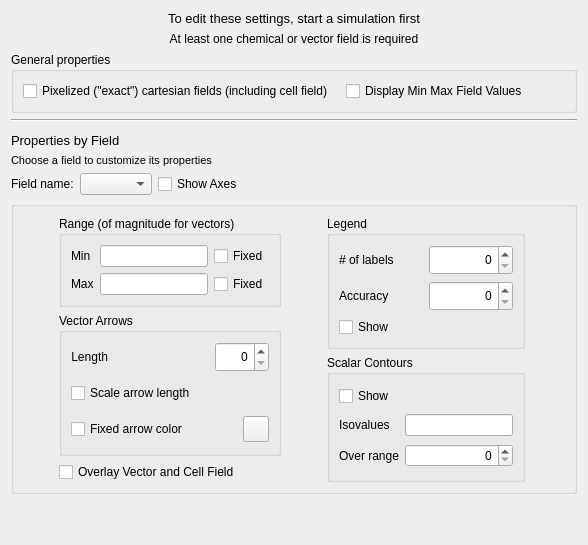
     <widget class="QWidget" name="tab_field">
      <attribute name="title">
       <string>Field</string>
      </attribute>
      <layout class="QVBoxLayout" name="verticalLayout_6">
       <item>
        <layout class="QVBoxLayout" name="verticalLayout_15">
         <item>
          <widget class="QLabel" name="label_34">
           <property name="font">
            <font>
             <pointsize>10</pointsize>
            </font>
           </property>
           <property name="toolTip">
            <string>&lt;html&gt;&lt;head/&gt;&lt;body&gt;&lt;p&gt;Field settings are simulation-specific&lt;/p&gt;&lt;/body&gt;&lt;/html&gt;</string>
           </property>
           <property name="text">
            <string>To edit these settings, start a simulation first</string>
           </property>
           <property name="alignment">
            <set>Qt::AlignCenter</set>
           </property>
          </widget>
         </item>
         <item>
          <widget class="QLabel" name="label_36">
           <property name="text">
            <string>At least one chemical or vector field is required</string>
           </property>
           <property name="alignment">
            <set>Qt::AlignCenter</set>
           </property>
          </widget>
         </item>
         <item>
          <widget class="QGroupBox" name="groupBox_6">
           <property name="title">
            <string>General properties</string>
           </property>
           <layout class="QVBoxLayout" name="verticalLayout_5">
            <item>
             <layout class="QHBoxLayout" name="horizontalLayout_28">
              <item>
               <widget class="QCheckBox" name="pixelizedScalarFieldCB">
                <property name="toolTip">
                 <string>&lt;html&gt;&lt;head/&gt;&lt;body&gt;&lt;p&gt;Checking this box will cause Cartesian concentration field in 2D be drawn using explicit pixels, providing an &quot;exact&quot; representation of the field. When unchecked, the field will be smoothed. &lt;/p&gt;&lt;/body&gt;&lt;/html&gt;</string>
                </property>
                <property name="text">
                 <string>Pixelized (&quot;exact&quot;) cartesian fields (including cell field)  </string>
                </property>
               </widget>
              </item>
              <item>
               <widget class="QCheckBox" name="min_max_display_CB">
                <property name="toolTip">
                 <string>&lt;html&gt;&lt;head/&gt;&lt;body&gt;&lt;p&gt;Enables display of min and max concentration directly in the chemical field window&lt;/p&gt;&lt;/body&gt;&lt;/html&gt;</string>
                </property>
                <property name="text">
                 <string>Display Min Max Field Values</string>
                </property>
                <property name="checked">
                 <bool>false</bool>
                </property>
               </widget>
              </item>
             </layout>
            </item>
           </layout>
          </widget>
         </item>
         <item>
          <widget class="Line" name="line_3">
           <property name="orientation">
            <enum>Qt::Horizontal</enum>
           </property>
          </widget>
         </item>
         <item>
          <spacer name="verticalSpacer_14">
           <property name="orientation">
            <enum>Qt::Vertical</enum>
           </property>
           <property name="sizeType">
            <enum>QSizePolicy::Fixed</enum>
           </property>
           <property name="sizeHint" stdset="0">
            <size>
             <width>20</width>
             <height>5</height>
            </size>
           </property>
          </spacer>
         </item>
         <item>
          <widget class="QLabel" name="label_32">
           <property name="font">
            <font>
             <pointsize>10</pointsize>
            </font>
           </property>
           <property name="text">
            <string>Properties by Field</string>
           </property>
          </widget>
         </item>
         <item>
          <widget class="QLabel" name="label_33">
           <property name="font">
            <font>
             <pointsize>8</pointsize>
            </font>
           </property>
           <property name="text">
            <string>Choose a field to customize its properties</string>
           </property>
          </widget>
         </item>
         <item>
          <layout class="QHBoxLayout" name="horizontalLayout_6">
           <item>
            <layout class="QHBoxLayout" name="horizontalLayout_5">
             <item>
              <widget class="QLabel" name="label_6">
               <property name="text">
                <string>Field name:</string>
               </property>
              </widget>
             </item>
             <item>
              <widget class="QComboBox" name="fieldComboBox"/>
             </item>
            </layout>
           </item>
           <item>
            <widget class="QCheckBox" name="showPlotAxesCB">
             <property name="toolTip">
              <string>&lt;html&gt;&lt;head/&gt;&lt;body&gt;&lt;p&gt;Enables display of axes in a give field&lt;/p&gt;&lt;/body&gt;&lt;/html&gt;</string>
             </property>
             <property name="text">
              <string>Show Axes</string>
             </property>
            </widget>
           </item>
           <item>
            <spacer name="horizontalSpacer_15">
             <property name="orientation">
              <enum>Qt::Horizontal</enum>
             </property>
             <property name="sizeHint" stdset="0">
              <size>
               <width>40</width>
               <height>20</height>
              </size>
             </property>
            </spacer>
           </item>
          </layout>
         </item>
         <item>
          <widget class="QGroupBox" name="groupBoxFieldProperties">
           <property name="title">
            <string/>
           </property>
           <layout class="QHBoxLayout" name="horizontalLayout">
            <item>
             <spacer name="horizontalSpacer_14">
              <property name="orientation">
               <enum>Qt::Horizontal</enum>
              </property>
              <property name="sizeHint" stdset="0">
               <size>
                <width>36</width>
                <height>20</height>
               </size>
              </property>
             </spacer>
            </item>
            <item>
             <layout class="QVBoxLayout" name="verticalLayout_2">
              <item>
               <widget class="QGroupBox" name="groupBox_8">
                <property name="toolTipDuration">
                 <number>-1</number>
                </property>
                <property name="title">
                 <string>Range (of magnitude for vectors)</string>
                </property>
                <layout class="QVBoxLayout" name="verticalLayout_8">
                 <item>
                  <layout class="QGridLayout" name="gridLayout_11">
                   <item row="0" column="0">
                    <widget class="QLabel" name="fieldMinLabel">
                     <property name="toolTip">
                      <string>&lt;html&gt;&lt;head/&gt;&lt;body&gt;&lt;p&gt;Min concentration (or vector length) threshold that will be used to determine heatmap colors for concentration or vector fields&lt;/p&gt;&lt;/body&gt;&lt;/html&gt;</string>
                     </property>
                     <property name="text">
                      <string>Min</string>
                     </property>
                    </widget>
                   </item>
                   <item row="0" column="1">
                    <widget class="QLineEdit" name="fieldMinRange">
                     <property name="toolTip">
                      <string>&lt;html&gt;&lt;head/&gt;&lt;body&gt;&lt;p&gt;Min concentration (or vector length) threshold that will be used to determine heatmap colors for concentration or vector fields&lt;/p&gt;&lt;/body&gt;&lt;/html&gt;</string>
                     </property>
                    </widget>
                   </item>
                   <item row="0" column="2">
                    <widget class="QCheckBox" name="fieldMinRangeFixedCheckBox">
                     <property name="toolTip">
                      <string>&lt;html&gt;&lt;head/&gt;&lt;body&gt;&lt;p&gt;Enables concentration (or vector length) threshold that will be used to determine heatmap colors for concentration or vector fields&lt;/p&gt;&lt;/body&gt;&lt;/html&gt;</string>
                     </property>
                     <property name="text">
                      <string>Fixed</string>
                     </property>
                    </widget>
                   </item>
                   <item row="1" column="0">
                    <widget class="QLabel" name="fieldMaxLabel">
                     <property name="toolTip">
                      <string>&lt;html&gt;&lt;head/&gt;&lt;body&gt;&lt;p&gt;Min concentration (or vector length) threshold that will be used to determine heatmap colors for concentration or vector fields&lt;/p&gt;&lt;/body&gt;&lt;/html&gt;</string>
                     </property>
                     <property name="text">
                      <string>Max</string>
                     </property>
                    </widget>
                   </item>
                   <item row="1" column="1">
                    <widget class="QLineEdit" name="fieldMaxRange">
                     <property name="toolTip">
                      <string>&lt;html&gt;&lt;head/&gt;&lt;body&gt;&lt;p&gt;Min concentration (or vector length) threshold that will be used to determine heatmap colors for concentration or vector fields&lt;/p&gt;&lt;/body&gt;&lt;/html&gt;</string>
                     </property>
                    </widget>
                   </item>
                   <item row="1" column="2">
                    <widget class="QCheckBox" name="fieldMaxRangeFixedCheckBox">
                     <property name="toolTip">
                      <string>&lt;html&gt;&lt;head/&gt;&lt;body&gt;&lt;p&gt;Enables concentration (or vector length) threshold that will be used to determine heatmap colors for concentration or vector fields&lt;/p&gt;&lt;/body&gt;&lt;/html&gt;</string>
                     </property>
                     <property name="text">
                      <string>Fixed</string>
                     </property>
                    </widget>
                   </item>
                  </layout>
                 </item>
                </layout>
               </widget>
              </item>
              <item>
               <widget class="QGroupBox" name="groupBox_9">
                <property name="title">
                 <string>Vector Arrows</string>
                </property>
                <layout class="QVBoxLayout" name="verticalLayout_13">
                 <item>
                  <layout class="QHBoxLayout" name="horizontalLayout_20">
                   <item>
                    <widget class="QLabel" name="label_18">
                     <property name="minimumSize">
                      <size>
                       <width>0</width>
                       <height>30</height>
                      </size>
                     </property>
                     <property name="toolTip">
                      <string>&lt;html&gt;&lt;head/&gt;&lt;body&gt;&lt;p&gt;Arrow length for displaying vector fields&lt;/p&gt;&lt;/body&gt;&lt;/html&gt;</string>
                     </property>
                     <property name="text">
                      <string>Length</string>
                     </property>
                     <property name="alignment">
                      <set>Qt::AlignRight|Qt::AlignTrailing|Qt::AlignVCenter</set>
                     </property>
                    </widget>
                   </item>
                   <item>
                    <spacer name="horizontalSpacer_12">
                     <property name="orientation">
                      <enum>Qt::Horizontal</enum>
                     </property>
                     <property name="sizeHint" stdset="0">
                      <size>
                       <width>40</width>
                       <height>20</height>
                      </size>
                     </property>
                    </spacer>
                   </item>
                   <item>
                    <widget class="QSpinBox" name="vectorsArrowLength">
                     <property name="minimumSize">
                      <size>
                       <width>0</width>
                       <height>30</height>
                      </size>
                     </property>
                     <property name="toolTip">
                      <string>&lt;html&gt;&lt;head/&gt;&lt;body&gt;&lt;p&gt;Arrow length for displaying vector fields&lt;/p&gt;&lt;/body&gt;&lt;/html&gt;</string>
                     </property>
                     <property name="alignment">
                      <set>Qt::AlignRight|Qt::AlignTrailing|Qt::AlignVCenter</set>
                     </property>
                     <property name="maximum">
                      <number>9999</number>
                     </property>
                    </widget>
                   </item>
                  </layout>
                 </item>
                 <item>
                  <layout class="QHBoxLayout" name="horizontalLayout_19">
                   <item>
                    <widget class="QCheckBox" name="vectorsScaleArrowCheckBox">
                     <property name="minimumSize">
                      <size>
                       <width>0</width>
                       <height>30</height>
                      </size>
                     </property>
                     <property name="toolTip">
                      <string>&lt;html&gt;&lt;head/&gt;&lt;body&gt;&lt;p&gt;Determines if arrow length will be scaled by the vector length that arrow is prepresenting&lt;/p&gt;&lt;/body&gt;&lt;/html&gt;</string>
                     </property>
                     <property name="text">
                      <string>Scale arrow length</string>
                     </property>
                    </widget>
                   </item>
                   <item>
                    <spacer name="horizontalSpacer_10">
                     <property name="orientation">
                      <enum>Qt::Horizontal</enum>
                     </property>
                     <property name="sizeHint" stdset="0">
                      <size>
                       <width>40</width>
                       <height>20</height>
                      </size>
                     </property>
                    </spacer>
                   </item>
                  </layout>
                 </item>
                 <item>
                  <layout class="QHBoxLayout" name="horizontalLayout_18">
                   <item>
                    <widget class="QCheckBox" name="vectorsArrowColorCheckBox">
                     <property name="minimumSize">
                      <size>
                       <width>0</width>
                       <height>30</height>
                      </size>
                     </property>
                     <property name="toolTip">
                      <string>&lt;html&gt;&lt;head/&gt;&lt;body&gt;&lt;p&gt;Determines if arrow color will be deterined by the heatmap colors or if it will be fixed&lt;/p&gt;&lt;/body&gt;&lt;/html&gt;</string>
                     </property>
                     <property name="text">
                      <string>Fixed arrow color</string>
                     </property>
                    </widget>
                   </item>
                   <item>
                    <widget class="QToolButton" name="vectorsArrowColorButton">
                     <property name="minimumSize">
                      <size>
                       <width>26</width>
                       <height>26</height>
                      </size>
                     </property>
                     <property name="maximumSize">
                      <size>
                       <width>26</width>
                       <height>26</height>
                      </size>
                     </property>
                     <property name="toolTip">
                      <string>&lt;html&gt;&lt;head/&gt;&lt;body&gt;&lt;p&gt;Sets arrow color if using fixed colors&lt;/p&gt;&lt;/body&gt;&lt;/html&gt;</string>
                     </property>
                     <property name="text">
                      <string/>
                     </property>
                    </widget>
                   </item>
                  </layout>
                 </item>
                </layout>
               </widget>
              </item>
              <item>
               <widget class="QCheckBox" name="vectorsOverlayCheckBox">
                <property name="toolTip">
                 <string>&lt;html&gt;&lt;head/&gt;&lt;body&gt;&lt;p&gt;When enabled, displays cells and vector fields at the same time.&lt;/p&gt;&lt;/body&gt;&lt;/html&gt;</string>
                </property>
                <property name="text">
                 <string>Overlay Vector and Cell Field</string>
                </property>
               </widget>
              </item>
             </layout>
            </item>
            <item>
             <spacer name="horizontalSpacer_13">
              <property name="orientation">
               <enum>Qt::Horizontal</enum>
              </property>
              <property name="sizeHint" stdset="0">
               <size>
                <width>40</width>
                <height>20</height>
               </size>
              </property>
             </spacer>
            </item>
            <item>
             <layout class="QVBoxLayout" name="verticalLayout_3">
              <item>
               <widget class="QGroupBox" name="groupBox_7">
                <property name="title">
                 <string>Legend</string>
                </property>
                <layout class="QGridLayout" name="gridLayout_7">
                 <item row="0" column="0">
                  <layout class="QHBoxLayout" name="horizontalLayout_7">
                   <item>
                    <widget class="QLabel" name="label_14">
                     <property name="toolTip">
                      <string>&lt;html&gt;&lt;head/&gt;&lt;body&gt;&lt;p&gt;Number of &amp;quot;boxes&amp;quot; in heatmap legend&lt;/p&gt;&lt;/body&gt;&lt;/html&gt;</string>
                     </property>
                     <property name="text">
                      <string># of labels</string>
                     </property>
                    </widget>
                   </item>
                   <item>
                    <widget class="QSpinBox" name="fieldLegendNumLabels">
                     <property name="minimumSize">
                      <size>
                       <width>0</width>
                       <height>30</height>
                      </size>
                     </property>
                     <property name="toolTip">
                      <string>&lt;html&gt;&lt;head/&gt;&lt;body&gt;&lt;p&gt;Number of &amp;quot;boxes&amp;quot; in heatmap legend&lt;/p&gt;&lt;/body&gt;&lt;/html&gt;</string>
                     </property>
                     <property name="alignment">
                      <set>Qt::AlignRight|Qt::AlignTrailing|Qt::AlignVCenter</set>
                     </property>
                     <property name="maximum">
                      <number>9999</number>
                     </property>
                    </widget>
                   </item>
                  </layout>
                 </item>
                 <item row="1" column="0">
                  <layout class="QHBoxLayout" name="horizontalLayout_8">
                   <item>
                    <widget class="QLabel" name="label_15">
                     <property name="text">
                      <string>Accuracy</string>
                     </property>
                    </widget>
                   </item>
                   <item>
                    <widget class="QSpinBox" name="fieldLegendAccuracy">
                     <property name="minimumSize">
                      <size>
                       <width>0</width>
                       <height>30</height>
                      </size>
                     </property>
                     <property name="alignment">
                      <set>Qt::AlignRight|Qt::AlignTrailing|Qt::AlignVCenter</set>
                     </property>
                     <property name="maximum">
                      <number>9999</number>
                     </property>
                    </widget>
                   </item>
                  </layout>
                 </item>
                 <item row="2" column="0">
                  <layout class="QHBoxLayout" name="horizontalLayout_9">
                   <item>
                    <widget class="QCheckBox" name="fieldShowLegendCheckBox">
                     <property name="toolTip">
                      <string>&lt;html&gt;&lt;head/&gt;&lt;body&gt;&lt;p&gt;Enables display of heatmap legend&lt;/p&gt;&lt;/body&gt;&lt;/html&gt;</string>
                     </property>
                     <property name="text">
                      <string>Show </string>
                     </property>
                    </widget>
                   </item>
                   <item>
                    <spacer name="horizontalSpacer_4">
                     <property name="orientation">
                      <enum>Qt::Horizontal</enum>
                     </property>
                     <property name="sizeHint" stdset="0">
                      <size>
                       <width>40</width>
                       <height>20</height>
                      </size>
                     </property>
                    </spacer>
                   </item>
                  </layout>
                 </item>
                </layout>
               </widget>
              </item>
              <item>
               <widget class="QGroupBox" name="groupBox_12">
                <property name="title">
                 <string>Scalar Contours</string>
                </property>
                <layout class="QGridLayout" name="gridLayout_10">
                 <item row="2" column="0">
                  <widget class="QLabel" name="numIsovalsInRangeLabel">
                   <property name="toolTip">
                    <string>&lt;html&gt;&lt;head/&gt;&lt;body&gt;&lt;p&gt;Number of contour lines (isovalues will be chosen automatically)&lt;/p&gt;&lt;/body&gt;&lt;/html&gt;</string>
                   </property>
                   <property name="text">
                    <string>Over range</string>
                   </property>
                  </widget>
                 </item>
                 <item row="2" column="1">
                  <widget class="QSpinBox" name="numberOfContoursLinesSpinBox">
                   <property name="toolTip">
                    <string>&lt;html&gt;&lt;head/&gt;&lt;body&gt;&lt;p&gt;Number of contour lines (isovalues will be chosen automatically)&lt;/p&gt;&lt;/body&gt;&lt;/html&gt;</string>
                   </property>
                   <property name="alignment">
                    <set>Qt::AlignRight|Qt::AlignTrailing|Qt::AlignVCenter</set>
                   </property>
                   <property name="maximum">
                    <number>9999</number>
                   </property>
                  </widget>
                 </item>
                 <item row="1" column="1">
                  <widget class="QLineEdit" name="isovalList">
                   <property name="toolTip">
                    <string>&lt;html&gt;&lt;head/&gt;&lt;body&gt;&lt;p&gt;Comma-separated list of isovalues for plotting contours&lt;/p&gt;&lt;/body&gt;&lt;/html&gt;</string>
                   </property>
                  </widget>
                 </item>
                 <item row="1" column="0">
                  <widget class="QLabel" name="isovalLabel">
                   <property name="toolTip">
                    <string>&lt;html&gt;&lt;head/&gt;&lt;body&gt;&lt;p&gt;Comma-separated list of isovalues for plotting contours&lt;/p&gt;&lt;/body&gt;&lt;/html&gt;</string>
                   </property>
                   <property name="text">
                    <string>Isovalues</string>
                   </property>
                  </widget>
                 </item>
                 <item row="0" column="0">
                  <widget class="QCheckBox" name="contoursShowCB">
                   <property name="toolTip">
                    <string>&lt;html&gt;&lt;head/&gt;&lt;body&gt;&lt;p&gt;enables display of contours for scalar fields&lt;/p&gt;&lt;/body&gt;&lt;/html&gt;</string>
                   </property>
                   <property name="text">
                    <string>Show</string>
                   </property>
                  </widget>
                 </item>
                </layout>
               </widget>
              </item>
             </layout>
            </item>
            <item>
             <spacer name="horizontalSpacer_3">
              <property name="orientation">
               <enum>Qt::Horizontal</enum>
              </property>
              <property name="sizeHint" stdset="0">
               <size>
                <width>40</width>
                <height>20</height>
               </size>
              </property>
             </spacer>
            </item>
           </layout>
          </widget>
         </item>
        </layout>
       </item>
       <item>
        <spacer name="verticalSpacer_11">
         <property name="orientation">
          <enum>Qt::Vertical</enum>
         </property>
         <property name="sizeHint" stdset="0">
          <size>
           <width>20</width>
           <height>40</height>
          </size>
         </property>
        </spacer>
       </item>
      </layout>
     </widget>
